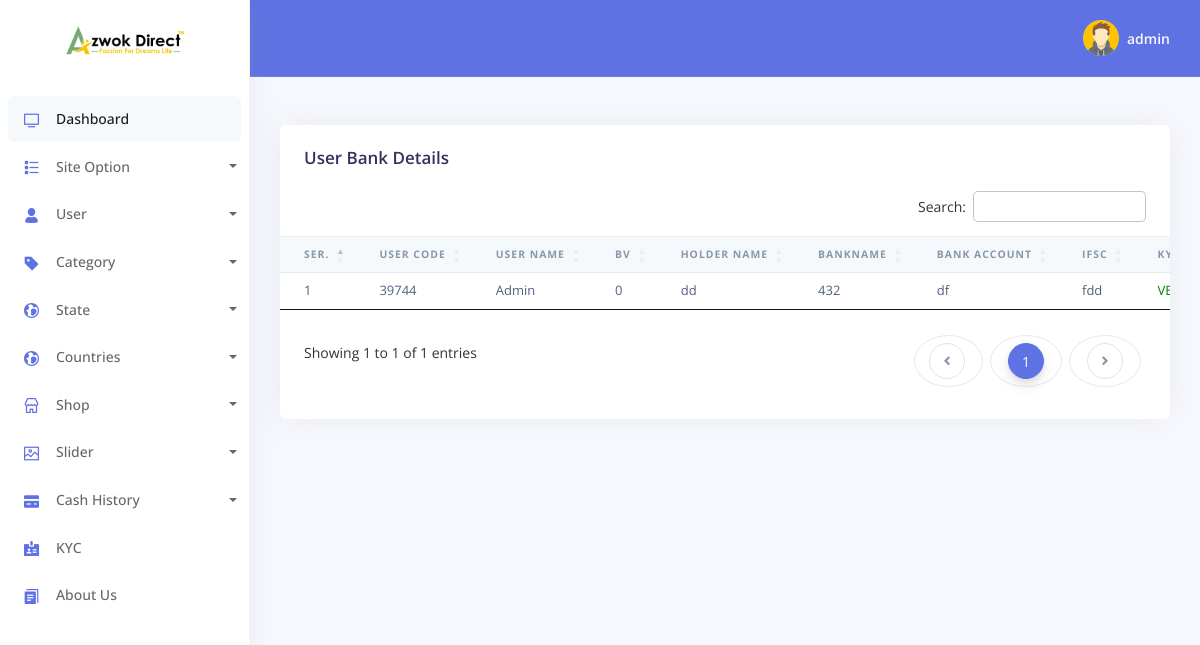
The app's page /admin/eligible.php (signed in) with its own data.
### tables this page shows
CREATE TABLE `tbl_logo` (
  `id` int NOT NULL,
  `logo` varchar(240) NOT NULL,
  `front` varchar(240) NOT NULL
);

CREATE TABLE `tbl_eligible` (
  `id` int NOT NULL,
  `ubCode` varchar(240) DEFAULT NULL,
  `left` varchar(240) DEFAULT NULL,
  `right` varchar(240) DEFAULT NULL,
  `self` varchar(240) DEFAULT NULL,
  `kycStatus` varchar(240) DEFAULT '0'
);

CREATE TABLE `tbl_bank` (
  `id` int NOT NULL,
  `userCode` varchar(240) NOT NULL,
  `userName` varchar(240) NOT NULL,
  `bankName` varchar(240) NOT NULL,
  `bankAccount` varchar(240) NOT NULL,
  `ifsc` varchar(240) NOT NULL
);

CREATE TABLE `tbl_users` (
  `uid` int NOT NULL,
  `customId` varchar(240) DEFAULT NULL,
  `name` varchar(240) NOT NULL,
  `email` varchar(240) NOT NULL,
  `mobile` varchar(240) DEFAULT NULL,
  `address` varchar(240) DEFAULT NULL,
  `nominee` varchar(240) DEFAULT NULL,
  `relation` varchar(240) DEFAULT NULL,
  `password` varchar(240) NOT NULL,
  `pin` varchar(240) NOT NULL DEFAULT '0',
  `state` varchar(240) NOT NULL,
  `country` varchar(200) NOT NULL,
  `sponserId` varchar(240) NOT NULL DEFAULT '1',
  `placementId` varchar(240) NOT NULL DEFAULT '0',
  `side` varchar(240) NOT NULL DEFAULT '1',
  `rightSide` varchar(240) NOT NULL DEFAULT '0',
  `leftSide` varchar(240) NOT NULL DEFAULT '0',
  `leftCount` int NOT NULL DEFAULT '0',
  `rightCount` int NOT NULL DEFAULT '0',
  `blance` varchar(240) NOT NULL DEFAULT '0',
  `regDate` datetime DEFAULT CURRENT_TIMESTAMP,
  `status` varchar(240) NOT NULL DEFAULT '0',
  `eligible` int NOT NULL DEFAULT '0',
  `birth` varchar(240) DEFAULT NULL,
  `selfPurches` varchar(240) DEFAULT NULL,
  `gender` varchar(240) NOT NULL
);

### config/Functions.php (called while the page is built, shortened)
<?php
     class Functions{
          public $host=	DB_HOST;
		public $user=	DB_USER;
		public $pass=	DB_PASS;
          public $name= 	DB_NAME;
          public $link;
          public function dbConnect(){
               $this->link= new mysqli($this->host,$this->user,$this->pass,$this->name);
          }
          public function select($query){
               $exicute=$this->link->query($query) or die(mysqli_error($this->link));
               if($exicute->num_rows>0){
                    return $exicute;
               }else{
                    return false;
               }
          }
     }

### Classes/admin/Siteinfo.php (called while the page is built, shortened)
<?php
     class Siteinfo{
             private $db;
             public function __construct(){
                  $this->db=new Functions();
             }
          public function getLogo(){
               $query="SELECT * from tbl_logo";
               $exicute=$this->db->select($query);
               if($exicute){
                    return $exicute;
                }else{
                     return false;
                }
          }
     }

### Classes/admin/User.php (called while the page is built, shortened)
<?php
     class User{
             private $db;
             public function __construct(){
                  $this->db=new Functions();
             }
              public function get_eligible(){
               $query="SELECT eligible.*,bank.*,u.name,u.blance from tbl_eligible as eligible,tbl_bank as bank,tbl_users as u where eligible.left>=500 and eligible.right>=500 and eligible.self>=500 and bank.userCode=u.customId and  bank.userCode=eligible.ubCode";
               $exicute=$this->db->select($query);
               if($exicute){
                    return $exicute;
               }else{
                    return false;
               }
          }
     }

### admin/eligible.php (the view, shortened to what this page needs)
<?php include('template/load-header.php')?>
<?php include('template/sidebar.php')?>
<?php include('template/header.php')?>
    <div class="container-fluid mt--6">
      <div class="row">
        <div class="col">
          <div class="card">
            <div class="card-header border-0">
              <h3 class="mb-0">User Bank Details</h3>
            </div>
            <div class="table-responsive">
              <table id="example" class="table align-items-center table-flush">
                <thead class="thead-light">
                  <tr>
                    <th scope="col" class="sort" data-sort="name" >Ser.</th>
                    <th scope="col" class="sort" data-sort="name"  >User Code</th>
                    <th scope="col" class="sort" data-sort="name"  >User Name</th>
                     <th scope="col" class="sort" data-sort="name"  >Bv</th>
                      <th scope="col" class="sort" data-sort="name"  >Holder Name</th>
                    <th scope="col" class="sort" data-sort="name"  >bankName</th>
                    <th scope="col" class="sort" data-sort="name"  >bank Account</th>
                    <th scope="col" class="sort" data-sort="name"  >IFSC</th>
                    <th scope="col" class="sort" data-sort="name"  >KYC</th>
                  </tr>
                </thead>
                <tbody class="list">
                <?php
                  $result=$user->get_eligible();
                  if($result){
                    $i='';
                    while($value=$result->fetch_assoc()){
                      $i++;
                ?>
                 <tr>
                   <td><?php echo $i?></td>
                   <td><?php echo $value['userCode']?></td>
                    <td><?php echo $value['name']?></td>
                     <td><?php echo $value['blance']?></td>
                   <td><?php echo $value['userName']?></td>
                   <td><?php echo $value['bankName']?></td>
                   <td><?php echo $value['bankAccount']?></td>
                   <td><?php echo $value['ifsc']?></td>
                   <?php if($value['kycStatus']=='1'){echo '<td style="color:green">VERIFY</td>';}else{echo '<td style="color:red">UNVERIFY</td>';}?>
                 </tr>
                <?php }}?>
                </tbody>
              </table>
            </div>
          </div>
        </div>
      </div>
  <?php include('template/footer.php')?>

### admin/template/sidebar.php (shortened to what this page needs)
<body>
  <nav class="sidenav navbar navbar-vertical  fixed-left  navbar-expand-xs navbar-light bg-white" id="sidenav-main">
    <div class="scrollbar-inner">
      <div class="sidenav-header  align-items-center">
        <a class="navbar-brand" href="../index.php">
          <?php
            $result=$site->getLogo();
            if($result){
              while($value=$result->fetch_assoc()){
          ?>
          <img src="<?php echo $value['logo'];?>" class="navbar-brand-img" alt="...">
          <?php }}?>
        </a>
      </div>
      <div class="navbar-inner">
        <div class="collapse navbar-collapse" id="sidenav-collapse-main">
          <ul class="navbar-nav">
            <li class="nav-item">
              <a class="nav-link active" href="dashboard.php">
                <i class="ni ni-tv-2 text-primary"></i>
                <span class="nav-link-text">Dashboard</span>
              </a>
            </li>
            <li class="nav-item">
              <a href="#" class="dropdown-toggle nav-link" id="ddlmenuItem" data-toggle="dropdown"><i class="ni ni-bullet-list-67 text-primary"></i>Site Option</a>
            </li>
            <li class="nav-item">
            <a href="#" class="dropdown-toggle nav-link" id="ddlmenuItem" data-toggle="dropdown"><i class="ni ni-single-02 text-primary"></i>User</a>
          </li>
            <li class="nav-item">
                <a href="#" class="dropdown-toggle nav-link" id="ddlmenuItem" data-toggle="dropdown"><i class="ni ni-tag text-primary"></i>Category</a>
            </li>
            <li class="nav-item">
            <a href="#" class="dropdown-toggle nav-link" id="ddlmenuItem" data-toggle="dropdown"><i class="ni ni-world text-primary"></i>State</a>
          </li>
          <li class="nav-item">
            <a href="#" class="dropdown-toggle nav-link" id="ddlmenuItem" data-toggle="dropdown"><i class="ni ni-world text-primary"></i>Countries</a>
          </li>
            <li class="nav-item">
              <a href="#" class="dropdown-toggle nav-link" id="ddlmenuItem" data-toggle="dropdown"><i class="ni ni-shop text-primary"></i>Shop</a>
            </li>
            <li class="nav-item">
              <a href="#" class="dropdown-toggle nav-link" id="ddlmenuItem" data-toggle="dropdown"><i class="ni ni-image text-primary"></i>Slider</a>
            </li>
            <li class="nav-item">
              <a href="#" class="dropdown-toggle nav-link" id="ddlmenuItem" data-toggle="dropdown"><i class="ni ni-credit-card text-primary"></i>Cash History</a>
            </li>
            <li class="nav-item">
              <a class="nav-link" href="kyc.php">
                <i class="ni ni-badge text-primary"></i>
                <span class="nav-link-collection">KYC</span>
              </a>
            </li>
            <li class="nav-item">
              <a class="nav-link" href="About.php">
                <i class="ni ni-single-copy-04 text-primary"></i>
                <span class="nav-link-collection">About Us</span>
              </a>
            </li>
          </ul>
        </div>
      </div>
    </div>
  </nav>

### assets/css/style.css (style rules this page uses)
body { background: #f7f7f7; }
* { padding: 0; margin:0; }
ul li { position: relative; }

### records on screen
tbl_logo: logo (picture)
tbl_eligible: tbl_bank.userCode "39744", tbl_users.name "Admin", tbl_users.blance "0", tbl_bank.userName "dd", tbl_bank.bankName "432", tbl_bank.bankAccount "df", tbl_bank.ifsc "fdd", kycStatus "VERIFY"

### other values on screen
Session::get('admin') "admin"
